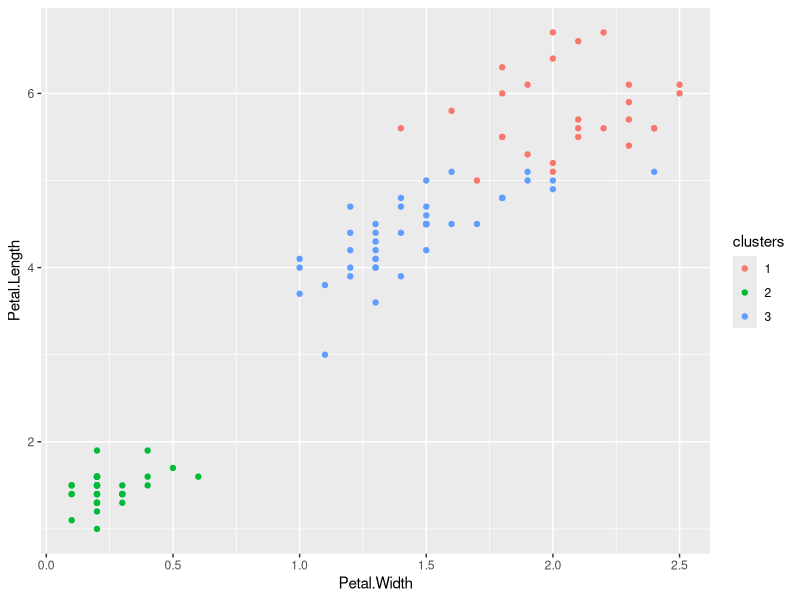

Write the R code that produced this figure.
# Week 4 Practical Machine Learning
# Lecture 4: Unsupervised prediction

# load packages
library(ggplot2)
library(caret)

data(iris)
names(iris)

# do the train test split
inTrain <- createDataPartition(y=iris$Species, p=0.70, list=FALSE)
training <- iris[inTrain,]
testing <- iris[-inTrain,]

# output the dimensions of the sets
dim(training); dim(testing)

# cluster with k means
# plot resulting clusters
kMeans1 <- kmeans(subset(training, select=-c(Species)), center=3)
training$clusters <- as.factor(kMeans1$cluster)
qplot(Petal.Width, Petal.Length, colour=clusters, data=training)

# compare clusters to real species labels to gauge fit
table(kMeans1$cluster, training$Species)

# build a tree predictor
modFit <- train(clusters ~., data=subset(training, select=-c(Species)), method="rpart")
table(predict(modFit, training), training$Species)

# apply predictor on test set
testClusterPred <- predict(modFit, testing)
table(testClusterPred, testing$Species)
